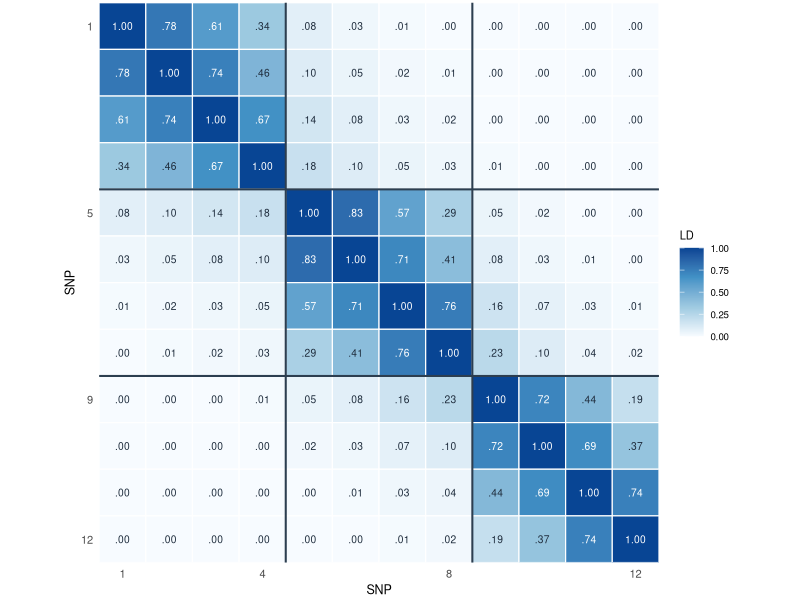

This chart was generated by the following R code:
## ---- chunk 1
#| echo: false
#| fig-width: 5.4
#| fig-height: 3.8
#| out-width: "100%"
library(ggplot2)

n <- 12

ld_mat <- matrix(c(
  1.00, 0.78, 0.61, 0.34, 0.08, 0.03, 0.01, 0.00, 0.00, 0.00, 0.00, 0.00,
  0.78, 1.00, 0.74, 0.46, 0.10, 0.05, 0.02, 0.01, 0.00, 0.00, 0.00, 0.00,
  0.61, 0.74, 1.00, 0.67, 0.14, 0.08, 0.03, 0.02, 0.00, 0.00, 0.00, 0.00,
  0.34, 0.46, 0.67, 1.00, 0.18, 0.10, 0.05, 0.03, 0.01, 0.00, 0.00, 0.00,
  0.08, 0.10, 0.14, 0.18, 1.00, 0.83, 0.57, 0.29, 0.05, 0.02, 0.00, 0.00,
  0.03, 0.05, 0.08, 0.10, 0.83, 1.00, 0.71, 0.41, 0.08, 0.03, 0.01, 0.00,
  0.01, 0.02, 0.03, 0.05, 0.57, 0.71, 1.00, 0.76, 0.16, 0.07, 0.03, 0.01,
  0.00, 0.01, 0.02, 0.03, 0.29, 0.41, 0.76, 1.00, 0.23, 0.10, 0.04, 0.02,
  0.00, 0.00, 0.00, 0.01, 0.05, 0.08, 0.16, 0.23, 1.00, 0.72, 0.44, 0.19,
  0.00, 0.00, 0.00, 0.00, 0.02, 0.03, 0.07, 0.10, 0.72, 1.00, 0.69, 0.37,
  0.00, 0.00, 0.00, 0.00, 0.00, 0.01, 0.03, 0.04, 0.44, 0.69, 1.00, 0.74,
  0.00, 0.00, 0.00, 0.00, 0.00, 0.00, 0.01, 0.02, 0.19, 0.37, 0.74, 1.00
), nrow = n, byrow = TRUE)

ld_df <- expand.grid(
  snp_x = seq_len(n),
  snp_y = seq_len(n)
)
ld_df$ld <- as.vector(ld_mat)
ld_df$label <- sub("^(-?)0\\.", "\\1.", sprintf("%.2f", ld_df$ld))
ld_df$text_col <- ifelse(ld_df$ld > 0.55, "white", "#1f2d3d")
ld_df$snp_y <- n + 1 - ld_df$snp_y

ggplot(ld_df, aes(x = snp_x, y = snp_y, fill = ld)) +
  geom_tile(color = "white", linewidth = 0.4) +
  geom_text(aes(label = label, color = text_col), size = 2.6, family = "sans") +
  geom_vline(xintercept = c(4.5, 8.5), color = "#2c3e50", linewidth = 0.7) +
  geom_hline(yintercept = c(4.5, 8.5), color = "#2c3e50", linewidth = 0.7) +
  coord_equal() +
  scale_x_continuous(breaks = c(1, 4, 8, 12), expand = c(0, 0)) +
  scale_y_continuous(
    breaks = c(1, 4, 8, 12),
    labels = c(12, 9, 5, 1),
    expand = c(0, 0)
  ) +
  scale_fill_gradientn(
    colours = c("#f7fbff", "#9ecae1", "#4292c6", "#084594"),
    limits = c(0, 1),
    name = "LD"
  ) +
  scale_color_identity() +
  labs(x = "SNP", y = "SNP") +
  theme_minimal(base_size = 10) +
  theme(
    panel.grid = element_blank(),
    axis.title = element_text(size = 9),
    axis.text = element_text(size = 8),
    legend.title = element_text(size = 8),
    legend.text = element_text(size = 7),
    legend.key.height = unit(0.45, "cm"),
    plot.margin = margin(2, 2, 2, 2)
  )
